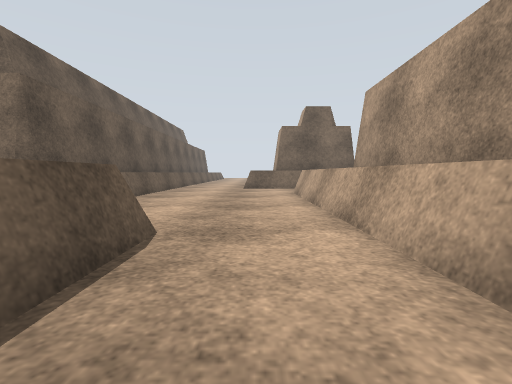
[1] (above)

17 first-person views from a walk through a Gazebo world. The camera is 0.72 m above the floor, tilts 4° down and sees 85° across. The floor is counted in squares, 1 m on a side. Each view is taken from the middle of a square. On the plan, view 1 faces up. The plan holds only what a view shows up to about 10 squares ahead; the rest is blank. The place goes on beyond the plan. The robots in the file are not drawn. Gazebo's built-in surfaces are drawn with simple patterns.

[2]
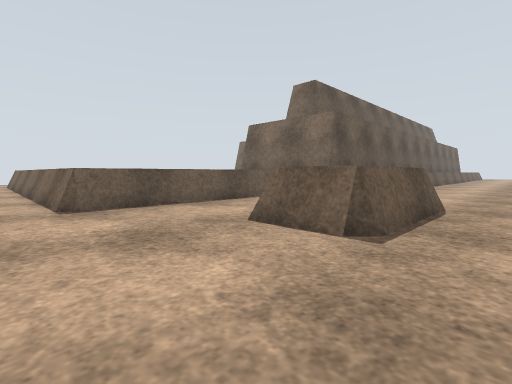

[3]
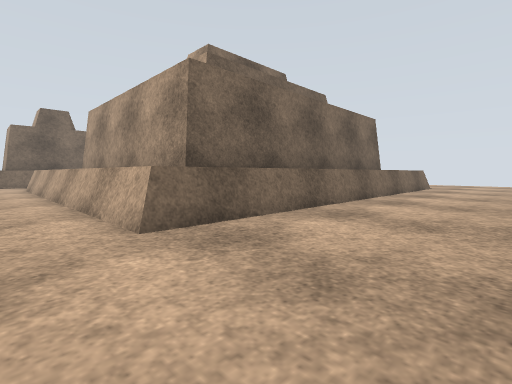

[4]
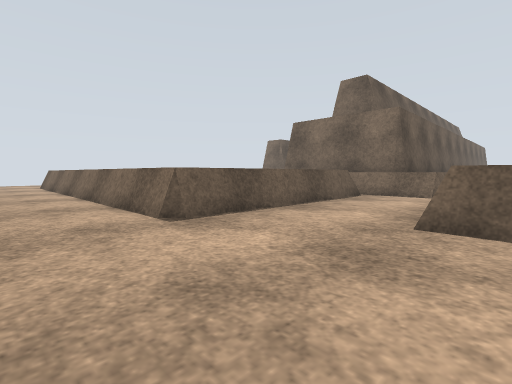

[5]
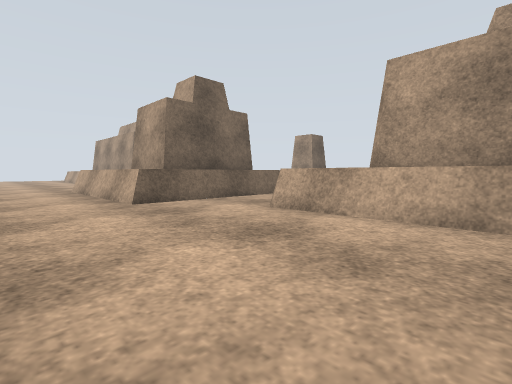

[6]
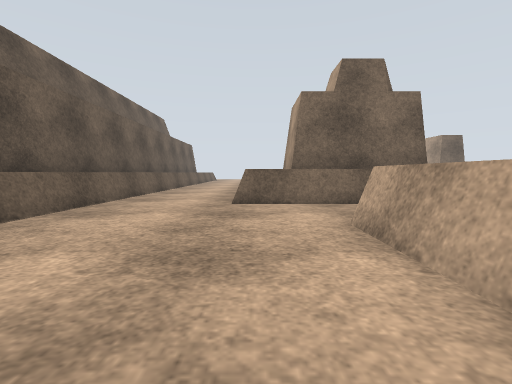

[7]
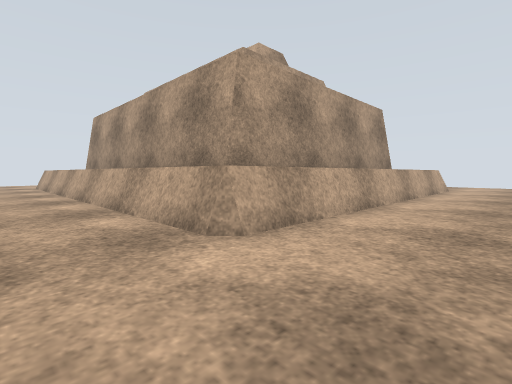

[8]
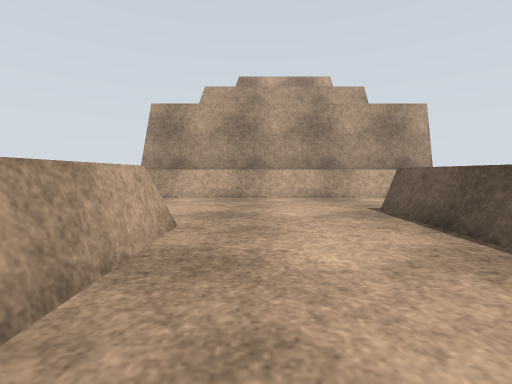

[9]
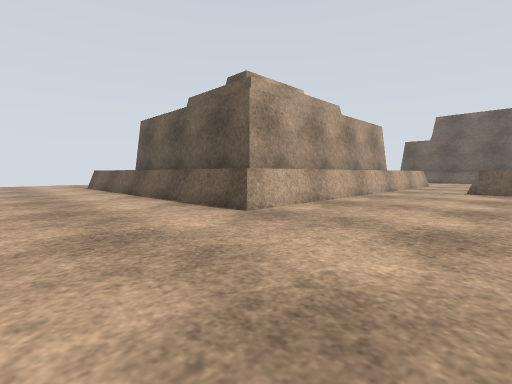

[10]
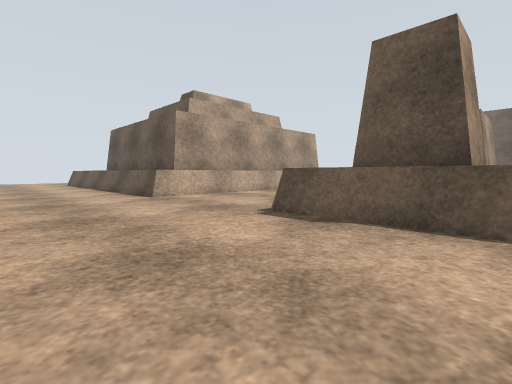

[11]
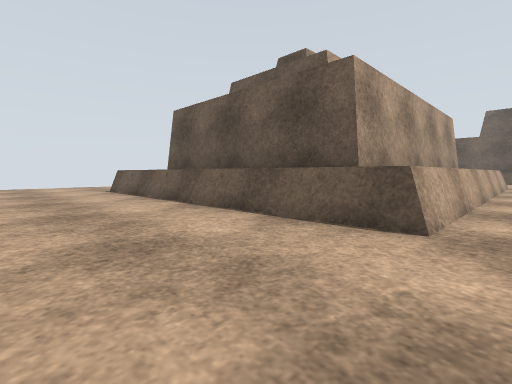

[12]
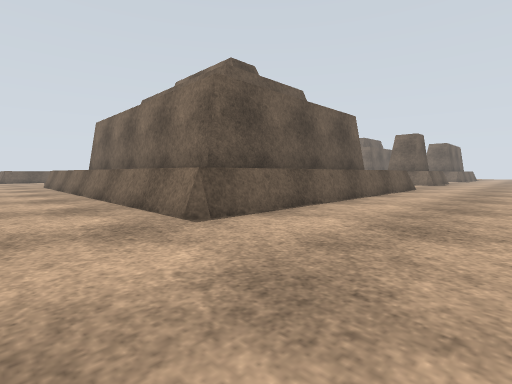

[13]
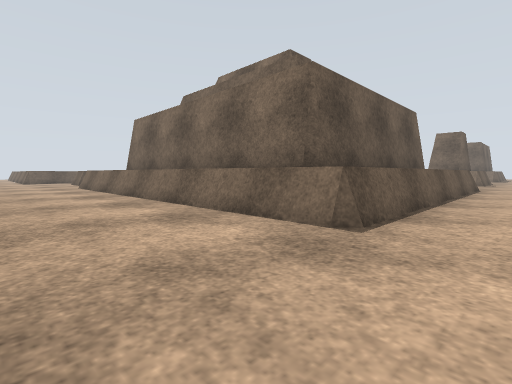

[14]
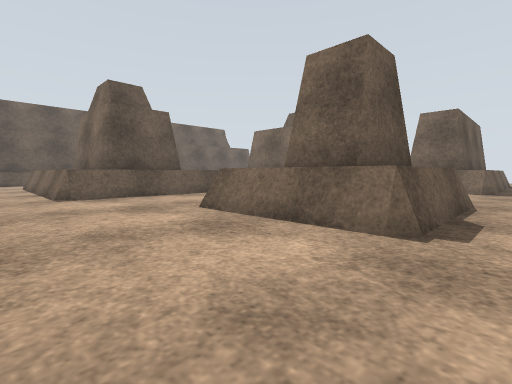

[15]
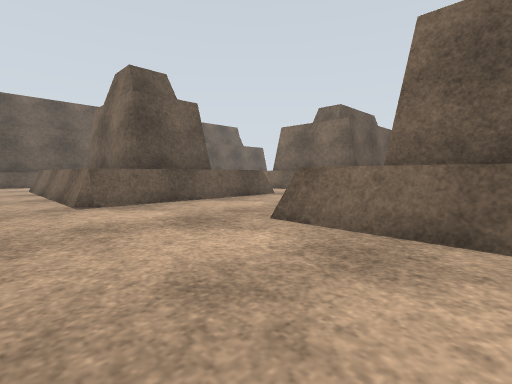

[16]
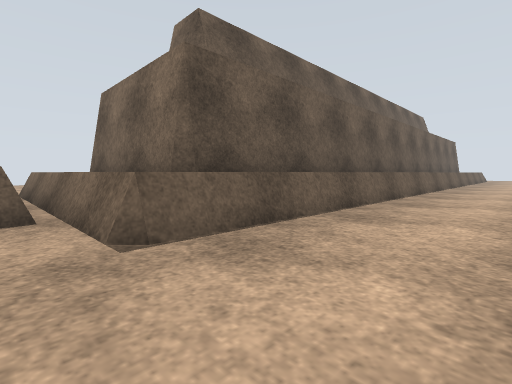

[17]
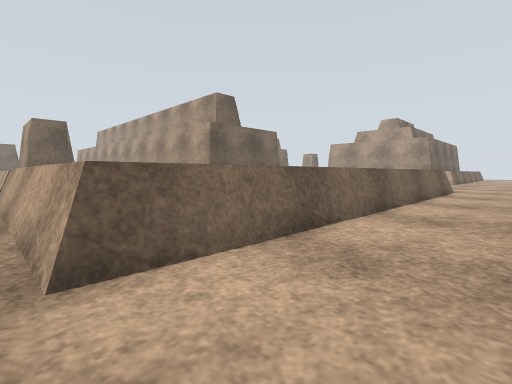

### Floor plan
Points are (right, up) in squares from view 1. A wall is a line through its corners. A room is listed if a view was taken in it or the views show most of it. See-through windows are left out.
Room 1 (views 1, 2, 3, 4, 5, 6, 7, 8, 9, 10, 11, 12, 13, 14, 15, 16, 17)
walls: (2.9, 0.9) (2.9, 8.3); (12.9, 15.6) (11.2, 15.6); (13.1, 17.3) (13.1, 15.8)
low walls: (-1.3, 3.2) (-1.3, 0.2) (-2.8, 0.2); (1.5, 9.9) (1.6, 10.1) (14.3, 10.1) (14.3, -0.6) (1.5, -0.6) (1.5, 9.9); (-1.3, 0) (-3.1, 0); (-6, 4.6) (-6, -1.7) (-6.1, -1.9) (-17.6, -1.9); (-3.8, 16) (-3.8, 5.2) (-4, 5) (-12, 5); (14, 10) (14, -0.5); (6.5, 18.2) (6.5, 12.5) (-0.5, 12.5) (-0.5, 17.6); (13.8, 17.9) (13.8, 14.4) (10.2, 14.4) (10.2, 16.9); (14, 18.2) (14, 14.4)
ways out: opening at (-17.5, -3.5)

Positions as (right, up) in squares from view 1, and headings:
1: (0, 0), facing up
2: (0, -3), facing up-left
3: (0, -4), facing up-right
4: (-2, -4), facing up-left
5: (-3, 6), facing up-right
6: (0, 6), facing up
7: (-1, 12), facing down-right
8: (9, 18), facing down
9: (18, 14), facing down-left
10: (18, 18), facing down-left
11: (18, 11), facing down-left
12: (18, -3), facing up-left
13: (16, -4), facing up-left
14: (15, 11), facing up-left
15: (13, 11), facing up-left
16: (-1, 4), facing up-left
17: (-18, -4), facing up-right
